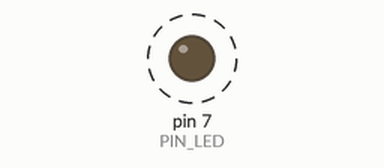
The sketch below on a simulated Arduino Uno, built with avr-gcc and run on an emulated ATmega328P. On the bench: output pins drawn as LEDs (lit = HIGH). Dashed ring = blinking. At 2.0 s the program stops and its outputs stay as they are.

Above: at 1.05 s.
Timing chart, 0 to 3.5 s (numbered marks = the images above):
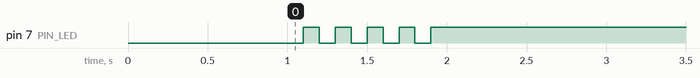

Measured:
- by itself, pin 7 (PIN_LED): alternates HIGH for 0.10 s and LOW for 0.10 s, 9 changes in all, then stays HIGH

The sketch:

05_practice_2.ino.ino
```cpp
#define PIN_LED 7
int i = 1;
void setup() {
  pinMode(PIN_LED, OUTPUT);
  Serial.begin(115200);
  digitalWrite(PIN_LED, 0);
  delay(1000);
  digitalWrite(PIN_LED, 1);

}

void loop() {
  while(1)
  {   if (i <= 5)
        {
          digitalWrite(PIN_LED, 0);
          delay(100);
          digitalWrite(PIN_LED, 1);
          delay(100);
          i += 1;
        }
      else
        {
           digitalWrite(PIN_LED, 1);
        }


  }
}
```
